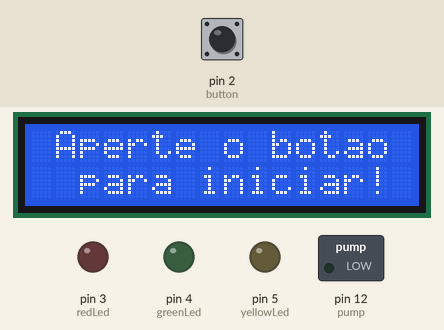
Bench run of a sketch on a simulated Arduino Uno, built with avr-gcc and run on an emulated ATmega328P. On the bench: 16×2 character LCD, switched loads named in the sketch (green lamp = pin HIGH), output pins drawn as LEDs (lit = HIGH). The test bench sets the inputs (shaded band); at power-on: pin 2 (button) LOW.

Above: at 0.8 s.
0.9 s: pin 2 (button) pulled HIGH for 0.15 s
At 3.6 s:
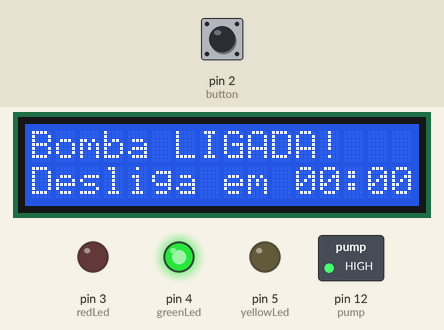
4.0 s: pin 2 (button) pulled HIGH for 1 s
At 5.4 s:
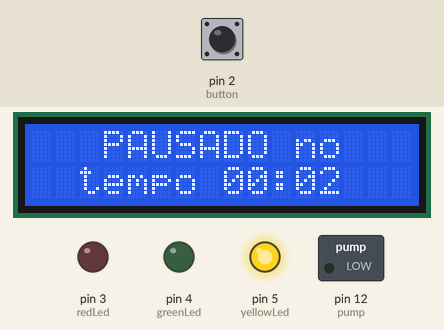
6.5 s: pin 2 (button) pulled HIGH for 0.15 s
At 9.4 s:
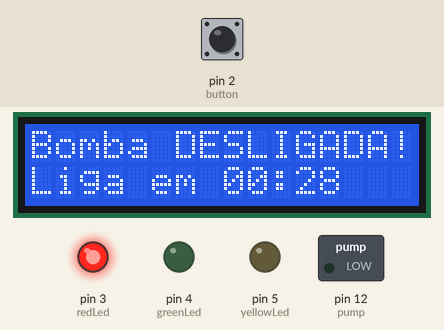
9.6 s: pin 2 (button) pulled HIGH for 1 s
At 12.1 s:
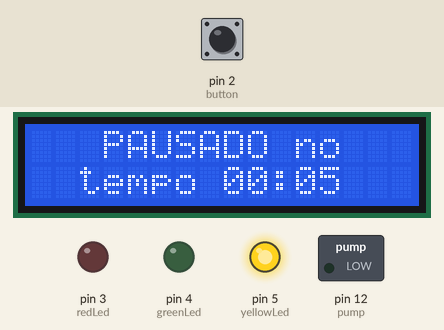
Timing chart, 0 to 13.1 s (numbered marks = the images above; inputs shaded):
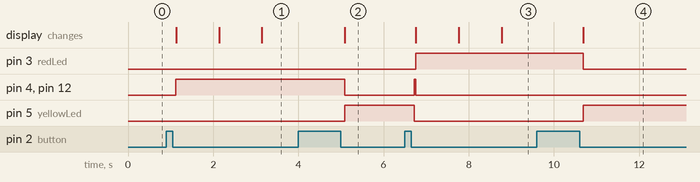

Measured:
- after the input at 0.9 s, pin 4 (greenLed), pin 12 (pump): LOW → HIGH after 0.23 s; the display: first changes after 0.23 s (image 1 shows a later state)
- after the input at 4.0 s, pin 3 (redLed): stays LOW (without the input it goes to HIGH after 0.17 s); pin 4 (greenLed), pin 12 (pump): HIGH → LOW after 1.1 s instead of 0.17 s; pin 5 (yellowLed): LOW → HIGH after 1.1 s; the display: changes after 1.1 s (image 2)
- after the input at 6.5 s, pin 3 (redLed): LOW → HIGH after 0.25 s; pin 4 (greenLed), pin 12 (pump): LOW → HIGH after 0.23 s, → LOW 0.03 s later; pin 5 (yellowLed): HIGH → LOW after 0.23 s; the display: first changes after 0.26 s (image 3 shows a later state)
- after the input at 9.6 s, pin 3 (redLed): HIGH → LOW after 1.1 s; pin 5 (yellowLed): LOW → HIGH after 1.1 s; the display: changes after 1.1 s (image 4)

The sketch:

main.ino
```cpp
// Importing the Liquid Crystal display library
#include <Wire.h>
#include <LiquidCrystal_I2C.h>

// === Declaring variables ===
// PINS
const int pump = 12;
const int yellowLed = 5;
const int greenLed = 4;
const int redLed = 3;
const int button = 2;

// TIMER
int seconds = 0;
int minutes = 0;
int totalTime = 0;
bool paused = false;
// Length of each period in seconds
const int onTime = 2; // 2seg
const int breakTime = 30; // 30seg
const int replayPeriod = 1800; // 30min

// DISPLAY
LiquidCrystal_I2C lcd(0x27,16,2);

void setup() {
    // Init LCD Display
    Wire.begin();
    lcd.init();
    lcd.backlight();

  // Pins
  pinMode(pump, OUTPUT);
  pinMode(yellowLed, OUTPUT);
  pinMode(greenLed, OUTPUT);
  pinMode(redLed, OUTPUT);
  pinMode(button, INPUT);

  // Display initial message to user
  lcd.setCursor(1, 0);
  lcd.print("Aperte o botao");
  lcd.setCursor(2, 1);
  lcd.print("para iniciar!");

  // Wait for button press to start
  handleButtonClick();
}

void handleButtonClick() {
  while (digitalRead(button) == LOW) {
    // do nothing
  }
  delay(50); // debounce 50ms

  while (digitalRead(button) == HIGH) {
    // do nothing
  }
  delay(50);
}

void loop() {
  // START
  runPumpCycle();

  // END
  endPhase();

  // Wait 1 minute before ask for restart process
  delay(60000);
  askForRestart();
}

void endPhase() {
  lcd.setCursor(0, 0);
  lcd.print(" Ciclo de 30min    ");
  lcd.setCursor(0, 1);
  lcd.print("   Finalizado!     ");

  digitalWrite(yellowLed, HIGH);
  digitalWrite(pump, LOW);
  digitalWrite(greenLed, LOW);
  digitalWrite(redLed, LOW);
}

void askForRestart() {
  lcd.clear();
  lcd.setCursor(1, 0);
  lcd.print("Aperte o botao");
  lcd.setCursor(1, 1);
  lcd.print("para reiniciar");

  // Wait click in button to restart
  handleButtonClick();

  totalTime = 0;
  digitalWrite(yellowLed, LOW);
}

void runPumpCycle() {
  while (totalTime < replayPeriod) {
    startPumpOnPhase();
    controlDisplayTimer(onTime);

    startPumpOffPhase();
    controlDisplayTimer(breakTime);
  }
}

void startPumpOnPhase() {
  lcd.clear();
  lcd.setCursor(0, 0);
  lcd.print("Bomba LIGADA!");
  lcd.setCursor(0, 1);
  lcd.print("Desliga em");

  digitalWrite(yellowLed, LOW);
  digitalWrite(pump, HIGH);
  digitalWrite(greenLed, HIGH);
  digitalWrite(redLed, LOW);
}

void startPumpOffPhase() {
  lcd.clear();
  lcd.setCursor(0, 0);
  lcd.print("Bomba DESLIGADA!");
  lcd.setCursor(0, 1);
  lcd.print("Liga em");

  digitalWrite(yellowLed, LOW);
  digitalWrite(pump, LOW);
  digitalWrite(greenLed, LOW);
  digitalWrite(redLed, HIGH);
}

void controlDisplayTimer(int cycleTime) {
  seconds = cycleTime;

  digitalWrite(button, LOW);
  paused = false;

  while (seconds >= 0) {
    if (cycleTime == onTime) {
      lcd.setCursor(11, 1);
    } else {
      lcd.setCursor(8, 1);
    }

    if (!paused) {
      formatTime(seconds); // Format MM:SS
    }

    // Break 1seg into ten 100 ms chunks
    // To still detect a button press
    for (int i = 0; i < 10; i++) {
      delay(100);
      handlePause(cycleTime);
    }

    // Only decrement when not paused
    if (!paused) {
      seconds--;
      totalTime++;
    }
  }
}

void formatTime(int seconds) {
  int displayMinutes = seconds / 60;
  int displaySeconds = seconds % 60;

  if (displayMinutes < 10) {
    lcd.print('0');
  }
  lcd.print(displayMinutes);
  lcd.print(':');
  if (displaySeconds < 10) {
    lcd.print('0');
  }
  lcd.print(displaySeconds);
}

void handlePause(int cycleTime) {
  bool prevState = paused;

  if (digitalRead(button) == HIGH) {
    delay(50);
    while (digitalRead(button) == HIGH) {}
    delay(50);
    paused = !paused;
  }

  bool continueProcess = prevState != paused && !paused;

  if (continueProcess) {
    continueBeforePhase(cycleTime);
  }

  if (paused) {
    startPausedPhase();
  }
}

void startPausedPhase() {
  lcd.setCursor(0, 0);
  lcd.print("   PAUSADO no    ");
  lcd.setCursor(0, 1);
  lcd.print("  tempo ");
  lcd.setCursor(8, 1);
  formatTime(totalTime);
  lcd.setCursor(13, 1);
  lcd.print("   ");

  digitalWrite(yellowLed, HIGH);
  digitalWrite(pump, LOW);
  digitalWrite(greenLed, LOW);
  digitalWrite(redLed, LOW);
}

void continueBeforePhase(int cycleTime) {
  if (cycleTime == onTime) {
    startPumpOnPhase();
  } else {
    startPumpOffPhase();
  }
}
```
